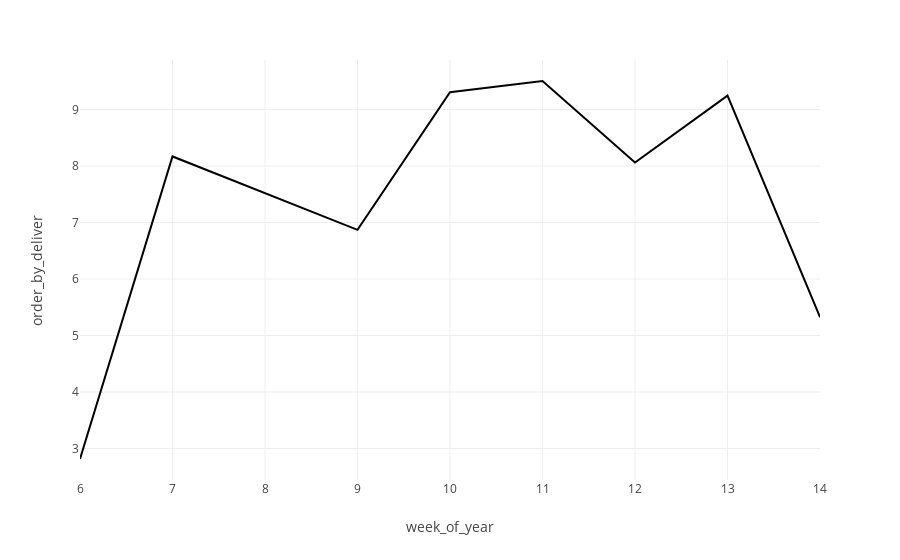

Notebook cell for this chart:
### Code cell
fig = px.line(df_aux, x="week_of_year", y="order_by_deliver")
fig.show()

### Figure 1 — Plotly figure (JSON) as saved in the notebook; plotly's stock layout.template omitted (floating-point values rounded to 4 significant figures)
{"data": [{"hovertemplate": "week_of_year=%{x}<br>order_by_deliver=%{y}<extra></extra>", "legendgroup": "", "line": {"color": "#000001", "dash": "solid"}, "marker": {"symbol": "circle"}, "mode": "lines", "name": "", "orientation": "v", "showlegend": false, "type": "scatter", "x": ["06", "07", "09", "10", "11", "12", "13", "14"], "xaxis": "x", "y": [2.814, 8.17, 6.871, 9.306, 9.506, 8.064, 9.246, 5.325], "yaxis": "y"}], "layout": {"legend": {"tracegroupgap": 0}, "margin": {"t": 60}, "xaxis": {"anchor": "y", "domain": [0, 1], "title": {"text": "week_of_year"}}, "yaxis": {"anchor": "x", "domain": [0, 1], "title": {"text": "order_by_deliver"}}}}
